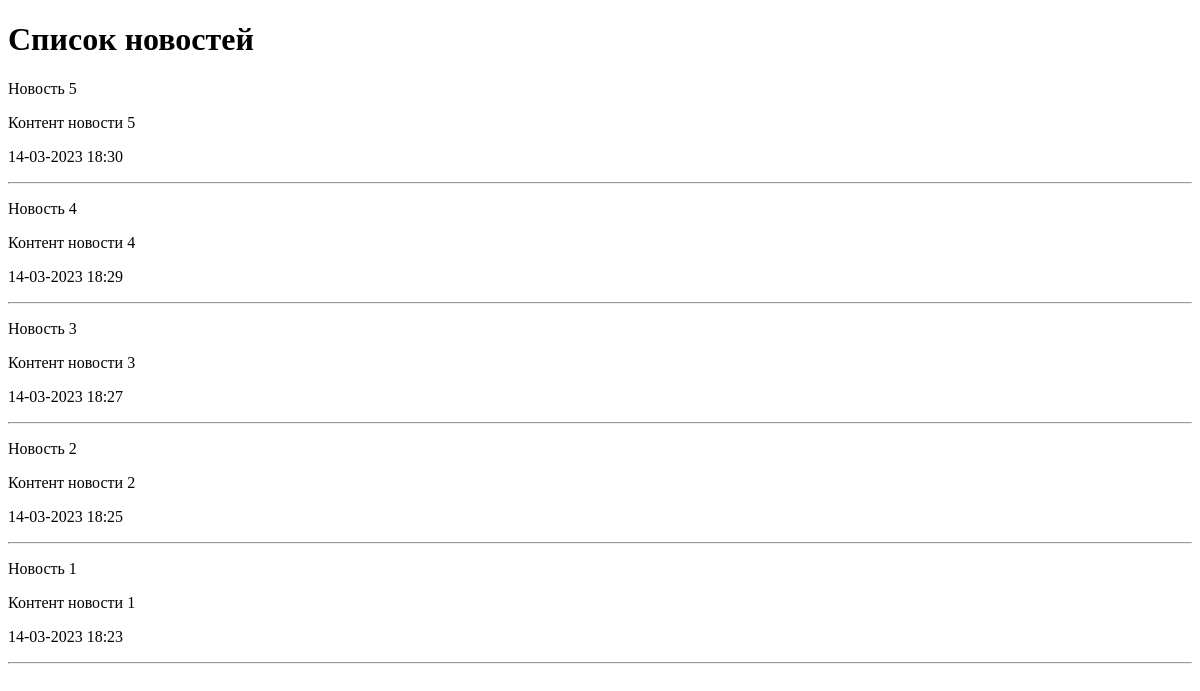
The app's page /, older data.
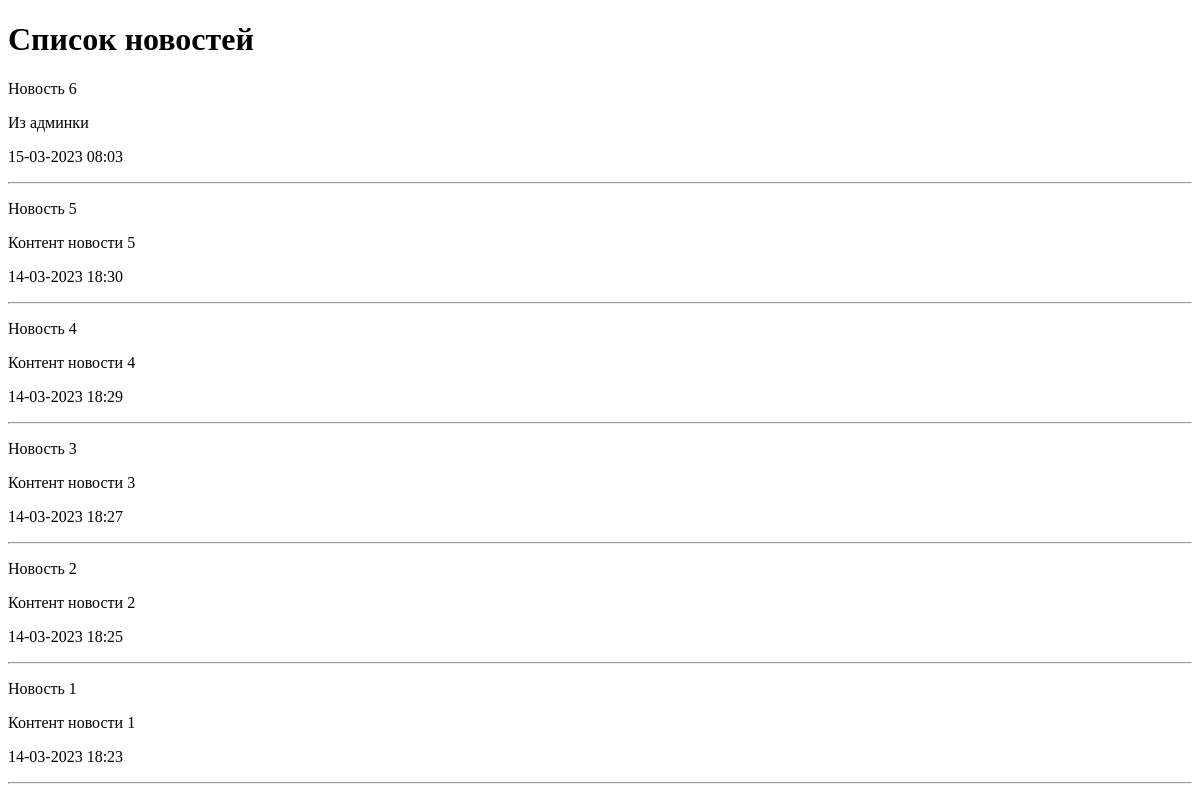
The same page, newer data.
### news/models.py (models this page shows, shortened)
class News(models.Model):
    title = models.CharField(max_length=150, verbose_name='Наименование')
    content = models.TextField(blank=True, verbose_name='Содержание')
    created_at = models.DateTimeField(auto_now_add=True, verbose_name='Добавлено')
    updated_at = models.DateTimeField(auto_now=True, verbose_name='Изменено')
    photo = models.ImageField(upload_to='photos/%Y/%m/%d', blank=True, verbose_name='Фото')
    is_published = models.BooleanField(default=True, verbose_name='Опубликовано')
    category = models.ForeignKey('Category', on_delete=models.PROTECT, null=True, verbose_name='Категория')
    class Meta:
        verbose_name = 'Новость'
        verbose_name_plural = 'Новости'
        ordering = ['-created_at', 'title']

### news/views.py (the view)
# urls.py: path('', index),
def index(request):
    news = News.objects.all()
    context = {
        'news': news,
        'title': 'Список новостей'
    }
    return render(request, 'news/index.html', context)

### news/templates/news/index.html (shortened to what this page needs)
<!DOCTYPE html>
<html lang="en">
<head>
</head>
<body>
<h1>{{title }}</h1>
{%for item in news%}
<div>
    <p>{{ item.title}}</p>
    <p>{{ item.content}}</p>
    <p>{{ item.created_at|date:"d-m-Y H:i"}}</p>
</div>
<hr>
{% endfor%}
</body>
</html>

Row changes from the older to the newer data that the page shows:
added News: title "Новость 6", content "Из админки", created_at "15-03-2023 08:03"
